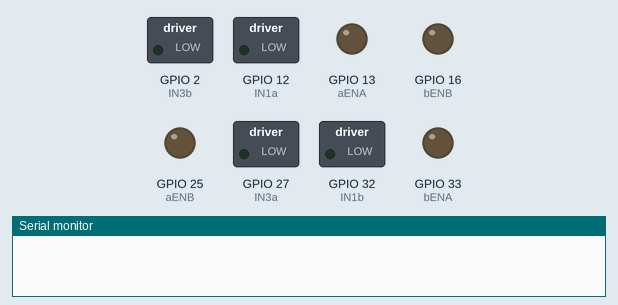
This sketch was run on a simulated ESP32. Shown: switched loads named in the sketch (green lamp = pin HIGH), output pins drawn as LEDs (lit = HIGH), the last lines printed to the serial monitor. Random numbers use the default seed unless the sketch sets one.

Above: at 0.1 s.
At 5.6 s:
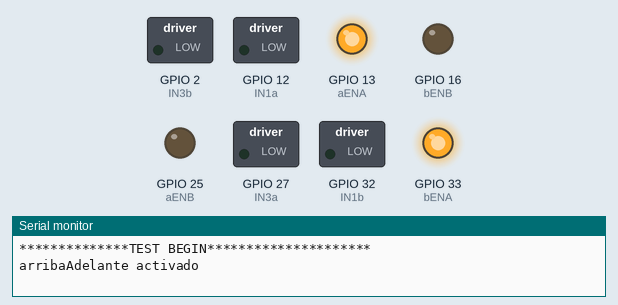
At 15.6 s:
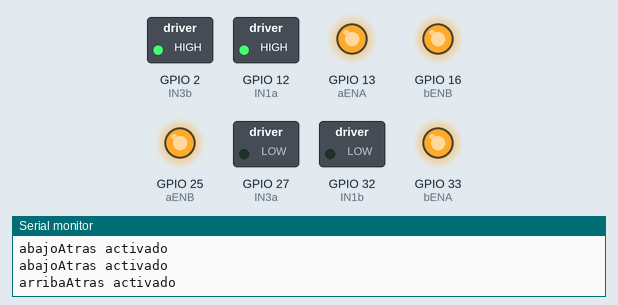
At 22.6 s:
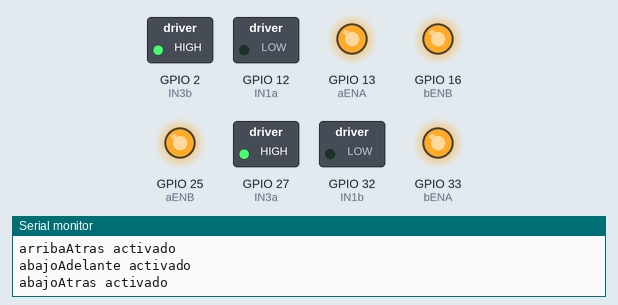
At 29.6 s:
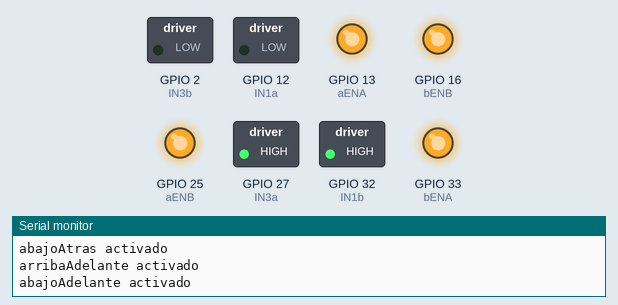
At 37.1 s:
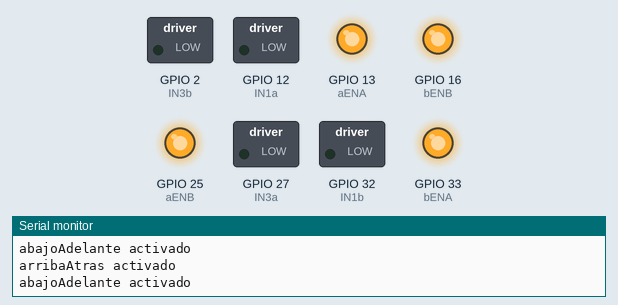
Timing chart, 0 to 38.6 s (numbered marks = the images above):
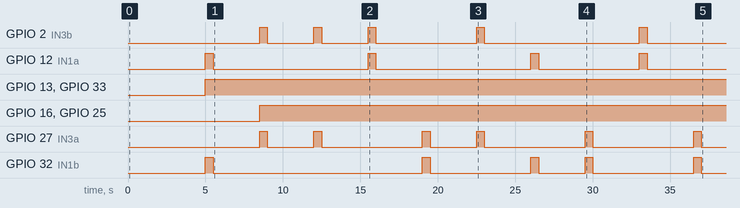

Measured:
- by itself, GPIO 2 (IN3b): LOW → HIGH at 8.5 s, → LOW 0.50 s later, → HIGH 3.0 s later, → LOW 0.50 s later, … (10 changes in this stretch)
- by itself, GPIO 12 (IN1a): LOW → HIGH at 5.0 s, → LOW 0.50 s later, → HIGH 10.0 s later, → LOW 0.50 s later, … (8 changes in this stretch)
- by itself, GPIO 13 (aENA), GPIO 33 (bENA): LOW → HIGH at 5.0 s
- by itself, GPIO 16 (bENB), GPIO 25 (aENB): LOW → HIGH at 8.5 s
- by itself, GPIO 27 (IN3a): LOW → HIGH at 8.5 s, → LOW 0.50 s later, → HIGH 3.0 s later, → LOW 0.50 s later, … (12 changes in this stretch)
- by itself, GPIO 32 (IN1b): LOW → HIGH at 5.0 s, → LOW 0.50 s later, → HIGH 13.5 s later, → LOW 0.50 s later, … (10 changes in this stretch)

The sketch:

EstudioDireccionalidadDiagonal.ino
```cpp
/* TEST PARA ESTUDIOS DE USUARIO: SE ACTIVAN SOLENOIDES SEGUN LA DIRECCION DESEADA DE MANERA ALEATORIA
    SE IMPRIME POR PANTALLA LA DIRECCION PARA POSTERIOR RECOPILACION DE LOS DATOS
*/

// ESTRUCTURA PINES INDIVIDUALES
//Sup
#define IN1a 12
#define IN2a 14
//Inf
#define IN3a 27
#define IN4a 26
//Norte
#define IN1b 32
#define IN2b 15
//Sur
#define IN3b 2
#define IN4b 4

//Motor sup
#define aENA 13

//Motor Inf
#define aENB 25

//Motor Norte
#define bENA 33

//Motor sur
#define bENB 16


void arribaAdelante (){
  Serial.println("arribaAdelante activado");
  //Sup
  digitalWrite(IN1a, HIGH);
  digitalWrite(IN2a, LOW);
  analogWrite(aENA, 255);
  //Norte
  digitalWrite(IN1b, HIGH);
  digitalWrite(IN2b, LOW);
  analogWrite(bENA, 255);

  delay(500);
  digitalWrite(IN1a, LOW);
  digitalWrite(IN2a, LOW);
  digitalWrite(IN1b, LOW);
  digitalWrite(IN2b, LOW);
  delay(2000);
}

void arribaAtras (){
  Serial.println("arribaAtras activado");
  //Sup
  digitalWrite(IN1a, HIGH);
  digitalWrite(IN2a, LOW);
  analogWrite(aENA, 255);
  //Sur
  digitalWrite(IN3b, HIGH);
  digitalWrite(IN4b, LOW);
  analogWrite(bENB, 255);

  delay(500);
  digitalWrite(IN1a, LOW);
  digitalWrite(IN2a, LOW);
  digitalWrite(IN3b, LOW);
  digitalWrite(IN4b, LOW);
  delay(2000);
}

void abajoAdelante (){
  Serial.println("abajoAdelante activado");
  //inf
  digitalWrite(IN3a, HIGH);
  digitalWrite(IN4a, LOW);
  analogWrite(aENB, 255);
  //Norte
  digitalWrite(IN1b, HIGH);
  digitalWrite(IN2b, LOW);
  analogWrite(bENA, 255);

  delay(500);
  digitalWrite(IN3a, LOW);
  digitalWrite(IN4a, LOW);
  digitalWrite(IN1b, LOW);
  digitalWrite(IN2b, LOW);
  delay(2000);
}

void abajoAtras (){
  Serial.println("abajoAtras activado");
  //inf
  digitalWrite(IN3a, HIGH);
  digitalWrite(IN4a, LOW);
  analogWrite(aENB, 255);
  //Sur
  digitalWrite(IN3b, HIGH);
  digitalWrite(IN4b, LOW);
  analogWrite(bENB, 255);

  delay(500);
  digitalWrite(IN3a, LOW);
  digitalWrite(IN4a, LOW);
  digitalWrite(IN3b, LOW);
  digitalWrite(IN4b, LOW);
  delay(2000);
}


typedef void (*MotorFunction)();
MotorFunction funciones[] = {abajoAtras, abajoAdelante, arribaAtras, arribaAdelante};
MotorFunction combinaciones[12];

void setup() {
  Serial.begin(115200);
  //Setup motores
  pinMode(aENA, OUTPUT);
  pinMode(aENB, OUTPUT);
  pinMode(bENA, OUTPUT);
  pinMode(bENB, OUTPUT);

  pinMode(IN1a, OUTPUT);
  pinMode(IN2a, LOW);
  pinMode(IN3a, OUTPUT);
  pinMode(IN4a, LOW);

  pinMode(IN1b, OUTPUT);
  pinMode(IN2b, LOW);
  pinMode(IN3b, OUTPUT);
  pinMode(IN4b, LOW);


  randomSeed(analogRead(A0));
  //Llenar el array de combinaciones con 3 repeticiones de cada función
  int index = 0;
  for (int i = 0; i < 4; i++) {
      for (int j = 0; j < 3; j++) {
          combinaciones[index++] = funciones[i];
      }
  }

  //Aleatorizar el array de combinaciones usando Fisher-Yates
  for (int i = 11; i > 0; i--) {
      int j = random(0, i + 1);
      MotorFunction temp = combinaciones[i];
      combinaciones[i] = combinaciones[j];
      combinaciones[j] = temp;
  }
}

void loop() {
  delay(5000);
  Serial.println("**************TEST BEGIN*********************");
   for (int i = 0; i < 12; i++) {
        combinaciones[i]();
        delay(1000);
    }

  Serial.println("**************TEST END*********************");
  while (true) {
    }
}
```
